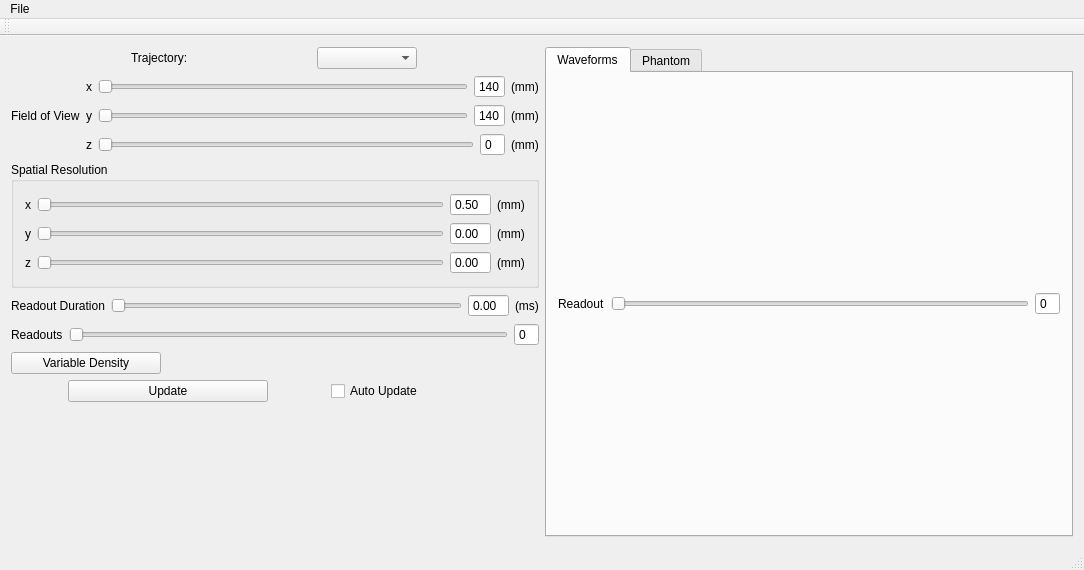
<?xml version="1.0" encoding="UTF-8"?>
<ui version="4.0">
 <class>MainWindow</class>
 <widget class="QMainWindow" name="MainWindow">
  <property name="geometry">
   <rect>
    <x>0</x>
    <y>0</y>
    <width>1084</width>
    <height>570</height>
   </rect>
  </property>
  <property name="windowTitle">
   <string>MainWindow</string>
  </property>
  <widget class="QWidget" name="centralWidget">
   <layout class="QHBoxLayout" name="horizontalLayout_11">
    <item>
     <layout class="QVBoxLayout" name="parametersVerticalLayout" stretch="0,0,0,0,0,0,0,0">
      <property name="sizeConstraint">
       <enum>QLayout::SetMaximumSize</enum>
      </property>
      <item>
       <layout class="QHBoxLayout" name="horizontalLayout">
        <item>
         <widget class="QLabel" name="label">
          <property name="maximumSize">
           <size>
            <width>60</width>
            <height>16777215</height>
           </size>
          </property>
          <property name="text">
           <string>Trajectory: </string>
          </property>
         </widget>
        </item>
        <item>
         <widget class="QComboBox" name="trajectoryComboBox">
          <property name="maximumSize">
           <size>
            <width>100</width>
            <height>16777215</height>
           </size>
          </property>
         </widget>
        </item>
       </layout>
      </item>
      <item>
       <layout class="QHBoxLayout" name="horizontalLayout_5">
        <item>
         <widget class="QLabel" name="label_2">
          <property name="text">
           <string>Field of View</string>
          </property>
         </widget>
        </item>
        <item>
         <layout class="QVBoxLayout" name="verticalLayout_2">
          <item>
           <layout class="QHBoxLayout" name="horizontalLayout_2">
            <item>
             <widget class="QLabel" name="label_3">
              <property name="text">
               <string>x</string>
              </property>
             </widget>
            </item>
            <item>
             <widget class="QSlider" name="fieldOfViewXSlider">
              <property name="minimum">
               <number>140</number>
              </property>
              <property name="maximum">
               <number>400</number>
              </property>
              <property name="orientation">
               <enum>Qt::Horizontal</enum>
              </property>
             </widget>
            </item>
            <item>
             <widget class="QSpinBox" name="fieldOfViewXSpinBox">
              <property name="buttonSymbols">
               <enum>QAbstractSpinBox::NoButtons</enum>
              </property>
              <property name="minimum">
               <number>140</number>
              </property>
              <property name="maximum">
               <number>400</number>
              </property>
             </widget>
            </item>
            <item>
             <widget class="QLabel" name="label_4">
              <property name="text">
               <string>(mm)</string>
              </property>
             </widget>
            </item>
           </layout>
          </item>
          <item>
           <layout class="QHBoxLayout" name="fieldOfViewYLayout">
            <item>
             <widget class="QLabel" name="label_5">
              <property name="text">
               <string>y</string>
              </property>
             </widget>
            </item>
            <item>
             <widget class="QSlider" name="fieldOfViewYSlider">
              <property name="orientation">
               <enum>Qt::Horizontal</enum>
              </property>
             </widget>
            </item>
            <item>
             <widget class="QSpinBox" name="fieldOfViewYSpinBox">
              <property name="buttonSymbols">
               <enum>QAbstractSpinBox::NoButtons</enum>
              </property>
              <property name="minimum">
               <number>140</number>
              </property>
              <property name="maximum">
               <number>400</number>
              </property>
             </widget>
            </item>
            <item>
             <widget class="QLabel" name="label_6">
              <property name="text">
               <string>(mm)</string>
              </property>
             </widget>
            </item>
           </layout>
          </item>
          <item>
           <layout class="QHBoxLayout" name="horizontalLayout_4">
            <item>
             <widget class="QLabel" name="label_7">
              <property name="text">
               <string>z</string>
              </property>
             </widget>
            </item>
            <item>
             <widget class="QSlider" name="fieldOfViewZSlider">
              <property name="orientation">
               <enum>Qt::Horizontal</enum>
              </property>
             </widget>
            </item>
            <item>
             <widget class="QSpinBox" name="fieldOfViewZSpinBox">
              <property name="buttonSymbols">
               <enum>QAbstractSpinBox::NoButtons</enum>
              </property>
             </widget>
            </item>
            <item>
             <widget class="QLabel" name="label_8">
              <property name="text">
               <string>(mm)</string>
              </property>
             </widget>
            </item>
           </layout>
          </item>
         </layout>
        </item>
       </layout>
      </item>
      <item>
       <widget class="QGroupBox" name="groupBox">
        <property name="title">
         <string>Spatial Resolution</string>
        </property>
        <layout class="QVBoxLayout" name="verticalLayout_3">
         <item>
          <layout class="QHBoxLayout" name="horizontalLayout_3">
           <item>
            <widget class="QLabel" name="label_10">
             <property name="text">
              <string>x</string>
             </property>
            </widget>
           </item>
           <item>
            <widget class="QSlider" name="spatialResolutionXSlider">
             <property name="maximum">
              <number>50</number>
             </property>
             <property name="orientation">
              <enum>Qt::Horizontal</enum>
             </property>
            </widget>
           </item>
           <item>
            <widget class="QDoubleSpinBox" name="spatialResolutionXDoubleSpinBox">
             <property name="buttonSymbols">
              <enum>QAbstractSpinBox::NoButtons</enum>
             </property>
             <property name="minimum">
              <double>0.500000000000000</double>
             </property>
            </widget>
           </item>
           <item>
            <widget class="QLabel" name="label_11">
             <property name="text">
              <string>(mm)</string>
             </property>
            </widget>
           </item>
          </layout>
         </item>
         <item>
          <layout class="QHBoxLayout" name="spatialResolutionYLayout">
           <item>
            <widget class="QLabel" name="label_12">
             <property name="text">
              <string>y</string>
             </property>
            </widget>
           </item>
           <item>
            <widget class="QSlider" name="spatialResolutionYSlider">
             <property name="maximum">
              <number>50</number>
             </property>
             <property name="orientation">
              <enum>Qt::Horizontal</enum>
             </property>
            </widget>
           </item>
           <item>
            <widget class="QDoubleSpinBox" name="spatialResolutionYDoubleSpinBox">
             <property name="buttonSymbols">
              <enum>QAbstractSpinBox::NoButtons</enum>
             </property>
            </widget>
           </item>
           <item>
            <widget class="QLabel" name="label_13">
             <property name="text">
              <string>(mm)</string>
             </property>
            </widget>
           </item>
          </layout>
         </item>
         <item>
          <layout class="QHBoxLayout" name="horizontalLayout_7">
           <item>
            <widget class="QLabel" name="label_14">
             <property name="text">
              <string>z</string>
             </property>
            </widget>
           </item>
           <item>
            <widget class="QSlider" name="spatialResolutionZSlider">
             <property name="maximum">
              <number>50</number>
             </property>
             <property name="orientation">
              <enum>Qt::Horizontal</enum>
             </property>
            </widget>
           </item>
           <item>
            <widget class="QDoubleSpinBox" name="spatialResolutionZDoubleSpinBox">
             <property name="buttonSymbols">
              <enum>QAbstractSpinBox::NoButtons</enum>
             </property>
            </widget>
           </item>
           <item>
            <widget class="QLabel" name="label_15">
             <property name="text">
              <string>(mm)</string>
             </property>
            </widget>
           </item>
          </layout>
         </item>
        </layout>
       </widget>
      </item>
      <item>
       <layout class="QHBoxLayout" name="horizontalLayout_9">
        <item>
         <widget class="QLabel" name="label_16">
          <property name="text">
           <string>Readout Duration</string>
          </property>
         </widget>
        </item>
        <item>
         <widget class="QSlider" name="readoutDurationSlider">
          <property name="orientation">
           <enum>Qt::Horizontal</enum>
          </property>
         </widget>
        </item>
        <item>
         <widget class="QDoubleSpinBox" name="readoutDurationSpinBox">
          <property name="buttonSymbols">
           <enum>QAbstractSpinBox::NoButtons</enum>
          </property>
          <property name="maximum">
           <double>14.000000000000000</double>
          </property>
         </widget>
        </item>
        <item>
         <widget class="QLabel" name="label_17">
          <property name="text">
           <string>(ms)</string>
          </property>
         </widget>
        </item>
       </layout>
      </item>
      <item>
       <layout class="QHBoxLayout" name="horizontalLayout_6">
        <item>
         <widget class="QLabel" name="label_9">
          <property name="text">
           <string>Readouts</string>
          </property>
         </widget>
        </item>
        <item>
         <widget class="QSlider" name="readoutsSlider">
          <property name="orientation">
           <enum>Qt::Horizontal</enum>
          </property>
         </widget>
        </item>
        <item>
         <widget class="QSpinBox" name="readoutsSpinBox">
          <property name="buttonSymbols">
           <enum>QAbstractSpinBox::NoButtons</enum>
          </property>
         </widget>
        </item>
       </layout>
      </item>
      <item>
       <widget class="QPushButton" name="variableDensityPushButton">
        <property name="maximumSize">
         <size>
          <width>150</width>
          <height>16777215</height>
         </size>
        </property>
        <property name="text">
         <string>Variable Density</string>
        </property>
        <property name="checkable">
         <bool>true</bool>
        </property>
       </widget>
      </item>
      <item>
       <layout class="QHBoxLayout" name="horizontalLayout_8">
        <property name="sizeConstraint">
         <enum>QLayout::SetMaximumSize</enum>
        </property>
        <item>
         <widget class="QPushButton" name="generatePushButton">
          <property name="maximumSize">
           <size>
            <width>200</width>
            <height>16777215</height>
           </size>
          </property>
          <property name="text">
           <string>Update</string>
          </property>
         </widget>
        </item>
        <item>
         <widget class="QCheckBox" name="autoUpdateCheckBox">
          <property name="maximumSize">
           <size>
            <width>150</width>
            <height>16777215</height>
           </size>
          </property>
          <property name="text">
           <string>Auto Update</string>
          </property>
         </widget>
        </item>
       </layout>
      </item>
      <item>
       <spacer name="verticalSpacer">
        <property name="orientation">
         <enum>Qt::Vertical</enum>
        </property>
        <property name="sizeHint" stdset="0">
         <size>
          <width>20</width>
          <height>40</height>
         </size>
        </property>
       </spacer>
      </item>
     </layout>
    </item>
    <item>
     <widget class="QTabWidget" name="tabWidget">
      <property name="currentIndex">
       <number>0</number>
      </property>
      <widget class="QWidget" name="tabWaveforms">
       <attribute name="title">
        <string>Waveforms</string>
       </attribute>
       <layout class="QVBoxLayout" name="verticalLayout">
        <item>
         <layout class="QGridLayout" name="plotGridLayout"/>
        </item>
        <item>
         <layout class="QHBoxLayout" name="horizontalLayout_10">
          <item>
           <widget class="QLabel" name="label_18">
            <property name="text">
             <string>Readout</string>
            </property>
           </widget>
          </item>
          <item>
           <widget class="QSlider" name="readoutSlider">
            <property name="orientation">
             <enum>Qt::Horizontal</enum>
            </property>
           </widget>
          </item>
          <item>
           <widget class="QSpinBox" name="readoutSpinBox">
            <property name="buttonSymbols">
             <enum>QAbstractSpinBox::NoButtons</enum>
            </property>
           </widget>
          </item>
         </layout>
        </item>
       </layout>
      </widget>
      <widget class="QWidget" name="tabPhantom">
       <attribute name="title">
        <string>Phantom</string>
       </attribute>
       <layout class="QVBoxLayout" name="verticalLayout_4">
        <item>
         <layout class="QVBoxLayout" name="phantomLayout"/>
        </item>
       </layout>
      </widget>
     </widget>
    </item>
   </layout>
  </widget>
  <widget class="QMenuBar" name="menuBar">
   <property name="geometry">
    <rect>
     <x>0</x>
     <y>0</y>
     <width>1084</width>
     <height>24</height>
    </rect>
   </property>
   <widget class="QMenu" name="menuFile">
    <property name="title">
     <string>File</string>
    </property>
    <addaction name="actionImportTrajectory"/>
    <addaction name="actionExportTrajectory"/>
   </widget>
   <addaction name="menuFile"/>
  </widget>
  <widget class="QToolBar" name="mainToolBar">
   <attribute name="toolBarArea">
    <enum>TopToolBarArea</enum>
   </attribute>
   <attribute name="toolBarBreak">
    <bool>false</bool>
   </attribute>
  </widget>
  <widget class="QStatusBar" name="statusBar"/>
  <action name="actionExportGradientWaveforms">
   <property name="text">
    <string>Gradient Waveforms</string>
   </property>
  </action>
  <action name="actionExportTrajectory">
   <property name="text">
    <string>Export Trajectory</string>
   </property>
  </action>
  <action name="actionExportAll">
   <property name="text">
    <string>All</string>
   </property>
  </action>
  <action name="actionImportTrajectory">
   <property name="text">
    <string>Import Trajectory</string>
   </property>
  </action>
 </widget>
 <layoutdefault spacing="6" margin="11"/>
 <resources/>
 <connections/>
</ui>
